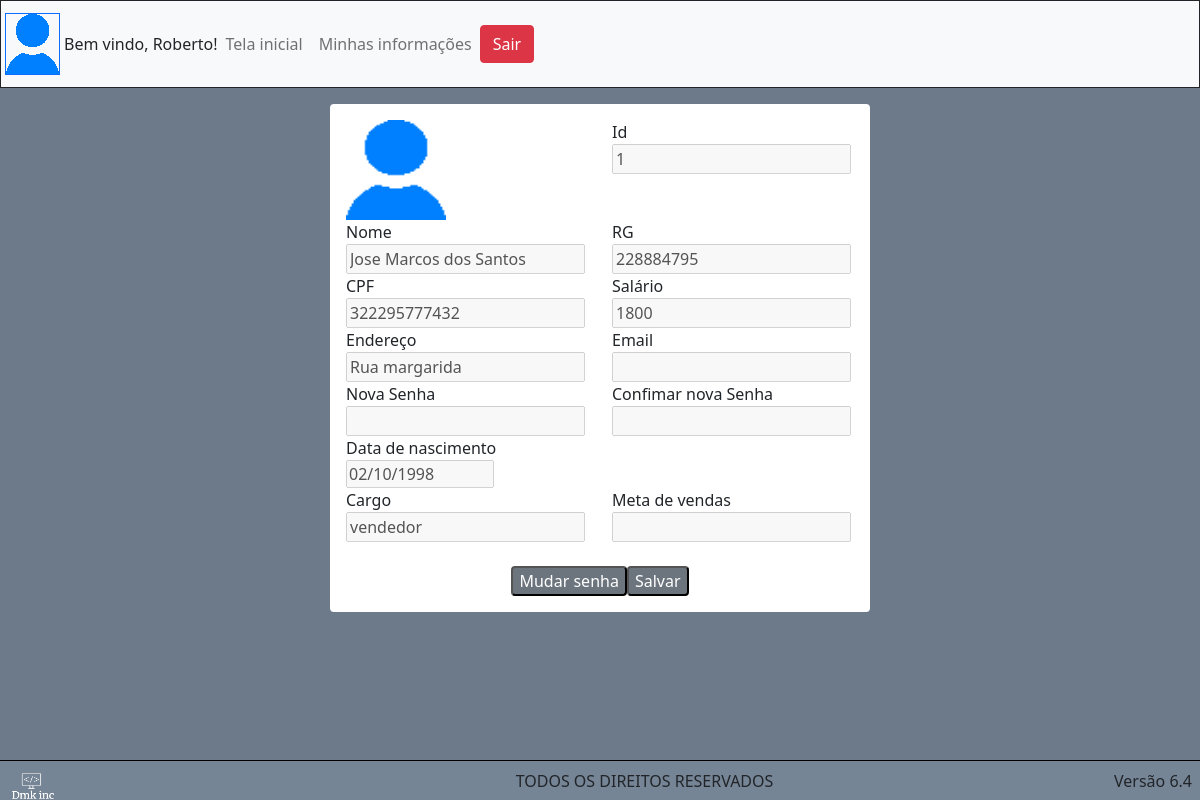
Screenshot of /userPanel.php (signed in) with the database file from the repository.
### tables this page shows
CREATE TABLE `tb_funcionario` (
  `id_funcionario` int(11) NOT NULL,
  `nm_funcionario` varchar(60) NOT NULL,
  `ds_rg` varchar(10) NOT NULL,
  `ds_cpf` varchar(15) NOT NULL,
  `vl_salario` decimal(10,0) NOT NULL,
  `ds_endereco` varchar(60) NOT NULL,
  `dt_nascimento` date NOT NULL,
  `ds_cargo` varchar(60) NOT NULL,
  `img_funcionário` blob DEFAULT NULL,
  `ds_senha` varchar(50) NOT NULL,
  `ds_email` varchar(100) NOT NULL
);

### userPanel.php (the view, shortened to what this page needs)
<?php
	include_once 'php/connect.php';
                            $sql = "SELECT * FROM tb_funcionario WHERE id_funcionario = '". $_SESSION['u_id']. "'";
                            $dados = mysqli_query($conection, $sql);
                            $linha = mysqli_fetch_assoc($dados);
    include 'header.php'
?>
    <body class="container-inicial">
            <?php include 'nav.php' ?>
              <div class="d-flex justify-content-center bg-white mx-auto mt-3 rounded" style="width: 45vw;">
                <form class="m-3" method="POST" action="php/userEdit.php">
                    <div class="row">
                        <div class="col">
                            <img src="Images/default-user.png" width="100px" height="100px">
                        </div>
                        <div class="col">
                            <label for="idFunc">Id</label>
                            <input type="text" disabled id="idFunc" value="<?php echo $linha['id_funcionario']; ?>">
                        </div>
                    </div>
                    <div class="row">
                        <div class="col">
                            <label for="nomeFunc">Nome</label>
                            <input type="text" disabled id="1Func" name="name" value="<?php echo $linha['nm_funcionario']; ?>">
                        </div>
                        <div class="col">
                            <label for="rgFunc">RG</label></br>
                            <input type="text" disabled id="2Func" name="rg" value="<?php echo $linha['ds_rg']; ?>">
                        </div>
                    </div>
                    <div class="row">
                        <div class="col">
                            <label for="cpfFunc">CPF</label></br>
                            <input type="text" disabled id="3Func" name="cpf" value="<?php echo $linha['ds_cpf']; ?>">
                        </div>
                        <div class="col">
                            <label for="salFunc">Salário</label></br>
                            <input type="number" step="0.01" disabled id="4Func" name="salario" value="<?php echo $linha['vl_salario']; ?>">
                        </div>
                    </div>
                    <div class="row">
                        <div class="col">
                            <label for="endFunc">Endereço</label></br>
                            <input type="text" disabled id="5Func" name="endereco" value="<?php echo $linha['ds_endereco']; ?>">
                        </div>
                        <div class="col">
                            <label for="email"> Email </label></br>
                            <input type="email" disabled id="6Func" name="email " value="<?php echo $linha['ds_email']; ?>">
                        </div>
                    </div>
                    <div class="row">
                        <div class="col">
                            <label for="senha">Nova Senha</label></br>
                            <input type="password" disabled id="7Func" name="senha">
                        </div>
                        <div class="col">
                            <label for="senhaconfirm"> Confimar nova Senha </label>
                            <input type="password" disabled id="8Func" name="senhaconfirm">
                        </div>
                    </div>
                    <div class="row">
                        <div class="col">
                            <label for="nascFunc">Data de nascimento</label></br>
                            <input type="date" disabled id="9Func" name="dtNasc" value="<?php echo $linha['dt_nascimento']; ?>">
                        </div>
                    </div>
                    <div class="row">
                        <div class="col">
                            <label for="cargoFunc">Cargo</label></br>
                            <input type="text" disabled id="10Func" value="<?php echo $linha['ds_cargo']; ?>">
                        </div>
                        <div class="col">
                            <label for="metaFunc">Meta de vendas</label></br>
                            <input type="number" disabled id="11Func">
                        </div>
                    </div>
                <div class="d-flex justify-content-center">
                    <button type="button" class="rounded bg-secondary text-white" onclick="editUserPanel()">Mudar senha</button>
                    <input type="submit" class="rounded bg-secondary text-white" name="submit" value="Salvar">
                </div>
                </form>
              </div>
    </body>
</html>

### Styles/main.css (style rules this page uses)
.container-inicial { width: 100%; height: 100vh; background: #6C7A89; }

### rows the page displays
tb_funcionario: id_funcionario "1", name "Jose Marcos dos Santos", rg "228884795", cpf "322295777432", salario "1800", endereco "Rua margarida", dtNasc "02/10/1998", ds_cargo "vendedor"
